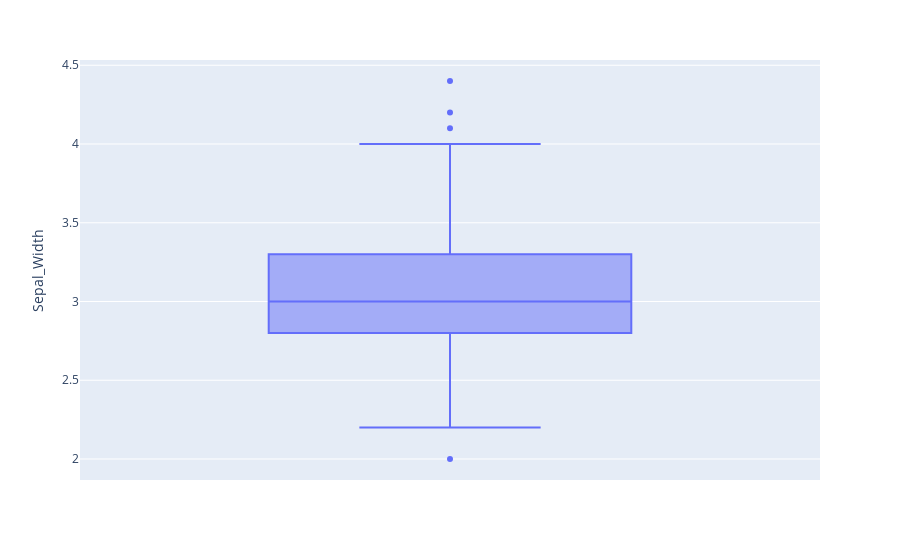

The code cell stored with this chart in its notebook:
### Code cell
import plotly.express as px
fig = px.box(data, y = 'Sepal_Width')
fig.show()

### Figure 1 — Plotly figure (JSON) as saved in the notebook; plotly's stock layout.template omitted (floating-point values rounded to 4 significant figures; data arrays with more than 128 entries replaced by an {"elided": "..."} marker saying what was removed)
{"data": [{"alignmentgroup": "True", "hovertemplate": "Sepal_Width=%{y}<extra></extra>", "legendgroup": "", "marker": {"color": "#636efa"}, "name": "", "notched": false, "offsetgroup": "", "orientation": "v", "showlegend": false, "type": "box", "x0": " ", "xaxis": "x", "y": {"elided": "147 float values"}, "y0": " ", "yaxis": "y"}], "layout": {"boxmode": "group", "legend": {"tracegroupgap": 0}, "margin": {"t": 60}, "xaxis": {"anchor": "y", "domain": [0, 1]}, "yaxis": {"anchor": "x", "domain": [0, 1], "title": {"text": "Sepal_Width"}}}}
